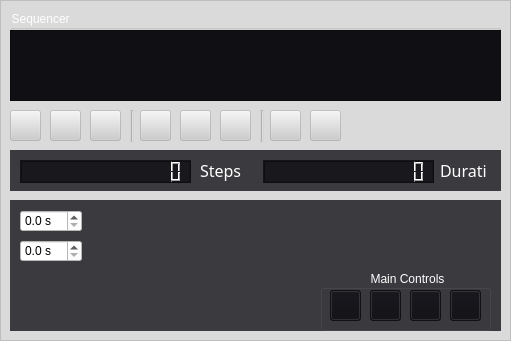
   <widget class="QFrame" name="frame_sequencer">
    <property name="geometry">
     <rect>
      <x>510</x>
      <y>60</y>
      <width>511</width>
      <height>341</height>
     </rect>
    </property>
    <property name="styleSheet">
     <string notr="true">background-color: rgba(205, 205, 205, 120);
border-color: rgb(255, 255, 255);</string>
    </property>
    <property name="frameShape">
     <enum>QFrame::StyledPanel</enum>
    </property>
    <widget class="QPushButton" name="pushButton_addStep">
     <property name="geometry">
      <rect>
       <x>10</x>
       <y>110</y>
       <width>31</width>
       <height>31</height>
      </rect>
     </property>
     <property name="toolTip">
      <string>&lt;html&gt;&lt;head/&gt;&lt;body&gt;&lt;p&gt;&lt;span style=&quot; font-weight:600;&quot;&gt;Add Step&lt;/span&gt;&lt;/p&gt;&lt;p&gt;Adds the current channel settings to a new step at the end.&lt;/p&gt;&lt;p&gt;Shortcut: A&lt;/p&gt;&lt;/body&gt;&lt;/html&gt;</string>
     </property>
     <property name="text">
      <string/>
     </property>
     <property name="icon">
      <iconset>
       <normaloff>resources/plus-circle.png</normaloff>resources/plus-circle.png</iconset>
     </property>
     <property name="shortcut">
      <string>A</string>
     </property>
    </widget>
    <widget class="QPushButton" name="pushButton_deleteStep">
     <property name="geometry">
      <rect>
       <x>90</x>
       <y>110</y>
       <width>31</width>
       <height>31</height>
      </rect>
     </property>
     <property name="toolTip">
      <string>&lt;html&gt;&lt;head/&gt;&lt;body&gt;&lt;p&gt;&lt;span style=&quot; font-weight:600;&quot;&gt;Delete Step&lt;/span&gt;&lt;/p&gt;&lt;p&gt;This will delete the selected step, or if none is selected then it deletes the last step.&lt;/p&gt;&lt;p&gt;Shortcut: X&lt;/p&gt;&lt;/body&gt;&lt;/html&gt;</string>
     </property>
     <property name="text">
      <string/>
     </property>
     <property name="icon">
      <iconset>
       <normaloff>resources/cross-circle.png</normaloff>resources/cross-circle.png</iconset>
     </property>
     <property name="shortcut">
      <string>X</string>
     </property>
    </widget>
    <widget class="QWidget" name="widget" native="true">
     <property name="geometry">
      <rect>
       <x>10</x>
       <y>200</y>
       <width>491</width>
       <height>131</height>
      </rect>
     </property>
     <property name="styleSheet">
      <string notr="true">background-color: rgba(15, 15, 20, 200);</string>
     </property>
     <widget class="QDoubleSpinBox" name="doubleSpinBox_fadetime">
      <property name="geometry">
       <rect>
        <x>10</x>
        <y>10</y>
        <width>62</width>
        <height>22</height>
       </rect>
      </property>
      <property name="styleSheet">
       <string notr="true">background-color: rgb(255, 255, 255);</string>
      </property>
      <property name="suffix">
       <string> s</string>
      </property>
      <property name="decimals">
       <number>1</number>
      </property>
      <property name="minimum">
       <double>0.000000000000000</double>
      </property>
     </widget>
     <widget class="QLabel" name="label_s_xfade">
      <property name="geometry">
       <rect>
        <x>80</x>
        <y>10</y>
        <width>22</width>
        <height>22</height>
       </rect>
      </property>
      <property name="font">
       <font>
        <family>Agency FB</family>
        <pointsize>11</pointsize>
        <weight>75</weight>
        <bold>true</bold>
       </font>
      </property>
      <property name="toolTip">
       <string>Transition Time</string>
      </property>
      <property name="styleSheet">
       <string notr="true">background-color: rgba(0, 0, 0, 0);</string>
      </property>
      <property name="text">
       <string/>
      </property>
      <property name="pixmap">
       <pixmap>resources/arrow-transition.png</pixmap>
      </property>
      <property name="alignment">
       <set>Qt::AlignLeading|Qt::AlignLeft|Qt::AlignVCenter</set>
      </property>
     </widget>
     <widget class="QDoubleSpinBox" name="doubleSpinBox_holdtime">
      <property name="geometry">
       <rect>
        <x>10</x>
        <y>40</y>
        <width>62</width>
        <height>22</height>
       </rect>
      </property>
      <property name="styleSheet">
       <string notr="true">background-color: rgb(255, 255, 255);</string>
      </property>
      <property name="suffix">
       <string> s</string>
      </property>
      <property name="decimals">
       <number>1</number>
      </property>
      <property name="minimum">
       <double>0.000000000000000</double>
      </property>
     </widget>
     <widget class="QLabel" name="label_s_hold">
      <property name="geometry">
       <rect>
        <x>80</x>
        <y>40</y>
        <width>22</width>
        <height>22</height>
       </rect>
      </property>
      <property name="font">
       <font>
        <family>Agency FB</family>
        <pointsize>11</pointsize>
        <weight>75</weight>
        <bold>true</bold>
       </font>
      </property>
      <property name="toolTip">
       <string>Hold Time</string>
      </property>
      <property name="styleSheet">
       <string notr="true">background-color: rgba(0, 0, 0, 0);</string>
      </property>
      <property name="text">
       <string/>
      </property>
      <property name="pixmap">
       <pixmap>resources/clock.png</pixmap>
      </property>
      <property name="alignment">
       <set>Qt::AlignLeading|Qt::AlignLeft|Qt::AlignVCenter</set>
      </property>
     </widget>
     <widget class="QGroupBox" name="groupBox_maincontrols">
      <property name="geometry">
       <rect>
        <x>310</x>
        <y>70</y>
        <width>171</width>
        <height>61</height>
       </rect>
      </property>
      <property name="styleSheet">
       <string notr="true">background-color: rgba(255, 255, 255, 0);
color: rgb(255, 255, 255);</string>
      </property>
      <property name="title">
       <string>  Main Controls  </string>
      </property>
      <property name="alignment">
       <set>Qt::AlignCenter</set>
      </property>
      <property name="flat">
       <bool>true</bool>
      </property>
      <widget class="QPushButton" name="pushButton_sequencer_prevstep">
       <property name="geometry">
        <rect>
         <x>10</x>
         <y>20</y>
         <width>31</width>
         <height>31</height>
        </rect>
       </property>
       <property name="toolTip">
        <string>Next Step</string>
       </property>
       <property name="styleSheet">
        <string notr="true">background-color: rgba(15, 15, 20, 200);</string>
       </property>
       <property name="text">
        <string/>
       </property>
       <property name="icon">
        <iconset>
         <normaloff>resources/arrow-step-back.png</normaloff>resources/arrow-step-back.png</iconset>
       </property>
       <property name="shortcut">
        <string>Right</string>
       </property>
      </widget>
      <widget class="QPushButton" name="pushButton_sequencer_play">
       <property name="geometry">
        <rect>
         <x>50</x>
         <y>20</y>
         <width>31</width>
         <height>31</height>
        </rect>
       </property>
       <property name="toolTip">
        <string>Play Sequence</string>
       </property>
       <property name="styleSheet">
        <string notr="true">background-color: rgba(15, 15, 20, 200);</string>
       </property>
       <property name="text">
        <string/>
       </property>
       <property name="icon">
        <iconset>
         <normaloff>resources/control.png</normaloff>resources/control.png</iconset>
       </property>
       <property name="checkable">
        <bool>true</bool>
       </property>
      </widget>
      <widget class="QPushButton" name="pushButton_sequencer_nextstep">
       <property name="geometry">
        <rect>
         <x>90</x>
         <y>20</y>
         <width>31</width>
         <height>31</height>
        </rect>
       </property>
       <property name="toolTip">
        <string>Next Step</string>
       </property>
       <property name="styleSheet">
        <string notr="true">background-color: rgba(15, 15, 20, 200);</string>
       </property>
       <property name="text">
        <string/>
       </property>
       <property name="icon">
        <iconset>
         <normaloff>resources/arrow-step-over.png</normaloff>resources/arrow-step-over.png</iconset>
       </property>
       <property name="shortcut">
        <string>Right</string>
       </property>
      </widget>
      <widget class="QPushButton" name="pushButton_sequencer_repeat">
       <property name="geometry">
        <rect>
         <x>130</x>
         <y>20</y>
         <width>31</width>
         <height>31</height>
        </rect>
       </property>
       <property name="toolTip">
        <string>Loop Sequence</string>
       </property>
       <property name="styleSheet">
        <string notr="true">background-color: rgba(15, 15, 20, 200);</string>
       </property>
       <property name="text">
        <string/>
       </property>
       <property name="icon">
        <iconset>
         <normaloff>resources/arrow-repeat.png</normaloff>resources/arrow-repeat.png</iconset>
       </property>
       <property name="shortcut">
        <string>Right</string>
       </property>
       <property name="checkable">
        <bool>true</bool>
       </property>
      </widget>
     </widget>
    </widget>
    <widget class="Line" name="line">
     <property name="geometry">
      <rect>
       <x>130</x>
       <y>110</y>
       <width>4</width>
       <height>32</height>
      </rect>
     </property>
     <property name="orientation">
      <enum>Qt::Vertical</enum>
     </property>
    </widget>
    <widget class="QPushButton" name="pushButton_duplicateStep">
     <property name="geometry">
      <rect>
       <x>140</x>
       <y>110</y>
       <width>31</width>
       <height>31</height>
      </rect>
     </property>
     <property name="toolTip">
      <string>Duplicate Step</string>
     </property>
     <property name="text">
      <string/>
     </property>
     <property name="icon">
      <iconset>
       <normaloff>resources/document-copy.png</normaloff>resources/document-copy.png</iconset>
     </property>
     <property name="shortcut">
      <string>A</string>
     </property>
    </widget>
    <widget class="QPushButton" name="pushButton_moveStepLeft">
     <property name="geometry">
      <rect>
       <x>180</x>
       <y>110</y>
       <width>31</width>
       <height>31</height>
      </rect>
     </property>
     <property name="toolTip">
      <string>Move Selected Step Left</string>
     </property>
     <property name="text">
      <string/>
     </property>
     <property name="icon">
      <iconset>
       <normaloff>resources/arrow-skip-180.png</normaloff>resources/arrow-skip-180.png</iconset>
     </property>
     <property name="shortcut">
      <string>A</string>
     </property>
    </widget>
    <widget class="QPushButton" name="pushButton_moveStepRight">
     <property name="geometry">
      <rect>
       <x>220</x>
       <y>110</y>
       <width>31</width>
       <height>31</height>
      </rect>
     </property>
     <property name="toolTip">
      <string>Move Selected Step Right</string>
     </property>
     <property name="text">
      <string/>
     </property>
     <property name="icon">
      <iconset>
       <normaloff>resources/arrow-skip.png</normaloff>resources/arrow-skip.png</iconset>
     </property>
     <property name="shortcut">
      <string>A</string>
     </property>
    </widget>
    <widget class="QPushButton" name="pushButton_replaceStep">
     <property name="geometry">
      <rect>
       <x>50</x>
       <y>110</y>
       <width>31</width>
       <height>31</height>
      </rect>
     </property>
     <property name="toolTip">
      <string>&lt;html&gt;&lt;head/&gt;&lt;body&gt;&lt;p&gt;&lt;span style=&quot; font-weight:600;&quot;&gt;Replace Step&lt;/span&gt;&lt;/p&gt;&lt;p&gt;Replaces the settings on the step with the current settings.&lt;/p&gt;&lt;p&gt;Shortcut: Ctrl+A&lt;/p&gt;&lt;/body&gt;&lt;/html&gt;</string>
     </property>
     <property name="text">
      <string/>
     </property>
     <property name="icon">
      <iconset>
       <normaloff>resources/arrow-step.png</normaloff>resources/arrow-step.png</iconset>
     </property>
     <property name="shortcut">
      <string>Ctrl+A</string>
     </property>
    </widget>
    <widget class="Line" name="line_2">
     <property name="geometry">
      <rect>
       <x>260</x>
       <y>110</y>
       <width>4</width>
       <height>32</height>
      </rect>
     </property>
     <property name="orientation">
      <enum>Qt::Vertical</enum>
     </property>
    </widget>
    <widget class="QPushButton" name="pushButton_importSequence">
     <property name="geometry">
      <rect>
       <x>270</x>
       <y>110</y>
       <width>31</width>
       <height>31</height>
      </rect>
     </property>
     <property name="toolTip">
      <string>Import Sequence</string>
     </property>
     <property name="text">
      <string/>
     </property>
     <property name="icon">
      <iconset>
       <normaloff>resources/document-import.png</normaloff>resources/document-import.png</iconset>
     </property>
     <property name="shortcut">
      <string>A</string>
     </property>
    </widget>
    <widget class="QPushButton" name="pushButton_exportSequence">
     <property name="geometry">
      <rect>
       <x>310</x>
       <y>110</y>
       <width>31</width>
       <height>31</height>
      </rect>
     </property>
     <property name="toolTip">
      <string>Export Sequence</string>
     </property>
     <property name="text">
      <string/>
     </property>
     <property name="icon">
      <iconset>
       <normaloff>resources/document-export.png</normaloff>resources/document-export.png</iconset>
     </property>
     <property name="shortcut">
      <string>A</string>
     </property>
    </widget>
    <widget class="QWidget" name="widget_information" native="true">
     <property name="geometry">
      <rect>
       <x>10</x>
       <y>150</y>
       <width>491</width>
       <height>41</height>
      </rect>
     </property>
     <property name="styleSheet">
      <string notr="true">background-color: rgba(15, 15, 20, 200);</string>
     </property>
     <widget class="QLCDNumber" name="lcdNumber_steps">
      <property name="geometry">
       <rect>
        <x>10</x>
        <y>10</y>
        <width>171</width>
        <height>23</height>
       </rect>
      </property>
      <property name="digitCount">
       <number>15</number>
      </property>
      <property name="value" stdset="0">
       <double>0.000000000000000</double>
      </property>
     </widget>
     <widget class="QLabel" name="label_s_i_steps">
      <property name="geometry">
       <rect>
        <x>190</x>
        <y>10</y>
        <width>47</width>
        <height>21</height>
       </rect>
      </property>
      <property name="font">
       <font>
        <family>Agency FB</family>
        <pointsize>12</pointsize>
       </font>
      </property>
      <property name="styleSheet">
       <string notr="true">background-color: rgba(255, 255, 255, 0);
color: rgb(255, 255, 255);</string>
      </property>
      <property name="text">
       <string>Steps</string>
      </property>
     </widget>
     <widget class="QLCDNumber" name="lcdNumber_duration">
      <property name="geometry">
       <rect>
        <x>253</x>
        <y>10</y>
        <width>171</width>
        <height>23</height>
       </rect>
      </property>
      <property name="digitCount">
       <number>15</number>
      </property>
     </widget>
     <widget class="QLabel" name="label_s_i_duration">
      <property name="geometry">
       <rect>
        <x>430</x>
        <y>10</y>
        <width>47</width>
        <height>21</height>
       </rect>
      </property>
      <property name="font">
       <font>
        <family>Agency FB</family>
        <pointsize>12</pointsize>
       </font>
      </property>
      <property name="styleSheet">
       <string notr="true">background-color: rgba(255, 255, 255, 0);
color: rgb(255, 255, 255);</string>
      </property>
      <property name="text">
       <string>Duration</string>
      </property>
     </widget>
    </widget>
    <widget class="QGroupBox" name="groupBox_sequencer">
     <property name="geometry">
      <rect>
       <x>10</x>
       <y>10</y>
       <width>491</width>
       <height>91</height>
      </rect>
     </property>
     <property name="styleSheet">
      <string notr="true">background-color: rgba(255, 255, 255, 0);
color: rgb(255, 255, 255);</string>
     </property>
     <property name="title">
      <string>Sequencer  </string>
     </property>
     <property name="flat">
      <bool>true</bool>
     </property>
     <widget class="QListWidget" name="listWidget_sequence">
      <property name="geometry">
       <rect>
        <x>0</x>
        <y>20</y>
        <width>491</width>
        <height>71</height>
       </rect>
      </property>
      <property name="font">
       <font>
        <family>Candara</family>
        <pointsize>12</pointsize>
        <weight>75</weight>
        <bold>true</bold>
       </font>
      </property>
      <property name="styleSheet">
       <string notr="true">background-color: rgb(15, 15, 20);
alternate-background-color: rgb(30, 30, 40);
color: rgb(255, 255, 255);</string>
      </property>
      <property name="editTriggers">
       <set>QAbstractItemView::NoEditTriggers</set>
      </property>
      <property name="dragEnabled">
       <bool>true</bool>
      </property>
      <property name="alternatingRowColors">
       <bool>true</bool>
      </property>
      <property name="flow">
       <enum>QListView::LeftToRight</enum>
      </property>
      <property name="spacing">
       <number>1</number>
      </property>
      <property name="uniformItemSizes">
       <bool>false</bool>
      </property>
      <property name="currentRow">
       <number>-1</number>
      </property>
     </widget>
    </widget>
    <zorder>widget</zorder>
    <zorder>pushButton_addStep</zorder>
    <zorder>pushButton_deleteStep</zorder>
    <zorder>line</zorder>
    <zorder>pushButton_duplicateStep</zorder>
    <zorder>pushButton_moveStepLeft</zorder>
    <zorder>pushButton_moveStepRight</zorder>
    <zorder>pushButton_replaceStep</zorder>
    <zorder>line_2</zorder>
    <zorder>pushButton_importSequence</zorder>
    <zorder>pushButton_exportSequence</zorder>
    <zorder>widget_information</zorder>
    <zorder>groupBox_sequencer</zorder>
   </widget>
